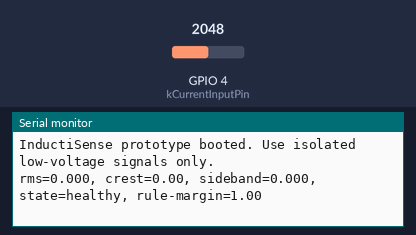
A program run on a simulated ESP32-S3. On the bench: the last lines printed to the serial monitor. The test bench sets the inputs (shaded band); at power-on: GPIO 4 (kCurrentInputPin) = 2048 (analog values on the 0–4095 scale).

Above: at 1.2 s.
1.3 s: GPIO 4 (kCurrentInputPin) set to 2126
At 3.1 s:
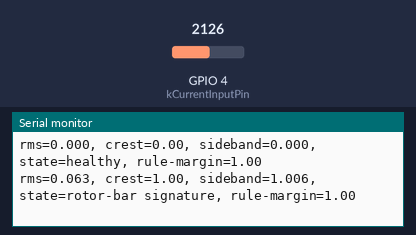
4.3 s: GPIO 4 (kCurrentInputPin) set to 2047
At 5.0 s:
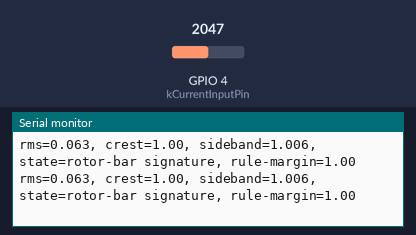

Measured:
- the behaviour switches between 2052 and 2053 on GPIO 4 (kCurrentInputPin) (found by bisection; images 0 and 1)
- after the input at 1.3 s, the serial monitor: prints a new line after 0.95 s (image 1)

The program:

main.cpp
```cpp
#include <Arduino.h>

#include "ConditionModel.h"
#include "SignalFeatures.h"

namespace {
constexpr int kCurrentInputPin = 4;  // AFE output; adjust after PCB/wiring validation.
constexpr int kSamplesPerWindow = 1024;
constexpr float kSampleRateHz = 4096.0F;
constexpr float kLineFrequencyHz = 50.0F;
constexpr float kEstimatedSlip = 0.04F;
float current_window[kSamplesPerWindow];

// Placeholder until the ADS131M02 SPI driver is integrated. This permits
// bench testing with a low-voltage, biased analogue signal only.
float readCurrentSample() {
  const float millivolts = static_cast<float>(analogReadMilliVolts(kCurrentInputPin));
  return (millivolts - 1650.0F) / 1000.0F;
}

void captureWindow() {
  const uint32_t interval_us = static_cast<uint32_t>(1'000'000.0F / kSampleRateHz);
  uint32_t next_sample_us = micros();
  for (int index = 0; index < kSamplesPerWindow; ++index) {
    while (static_cast<int32_t>(micros() - next_sample_us) < 0) {
      // Intentional busy wait: replace with DMA/timer acquisition for field use.
    }
    current_window[index] = readCurrentSample();
    next_sample_us += interval_us;
  }
}
}  // namespace

void setup() {
  Serial.begin(115200);
  analogReadResolution(12);
  Serial.println("InductiSense prototype booted. Use isolated low-voltage signals only.");
}

void loop() {
  captureWindow();
  const auto current = inductisense::extractCurrentFeatures(
      current_window, kSamplesPerWindow, kSampleRateHz, kLineFrequencyHz,
      kEstimatedSlip);

  // Replace with real IMU features once an ICM-42688/ADXL345 driver is connected.
  const inductisense::MechanicalFeatures mechanical{0.18F, 0.10F, 0.05F};
  const auto decision = inductisense::classifyHealth(current.sideband_ratio, mechanical);

  Serial.printf("rms=%.3f, crest=%.2f, sideband=%.3f, state=%s, rule-margin=%.2f\n",
                current.rms, current.crest_factor, current.sideband_ratio,
                inductisense::healthStateName(decision.state), decision.confidence);
  delay(750);
}
```

ConditionModel.h
```cpp
#pragma once

namespace inductisense {

enum class HealthState {
  kHealthy,
  kRotorBarIndicator,
  kMisalignmentIndicator,
  kBearingRoughnessIndicator,
};

struct MechanicalFeatures {
  float vibration_1x;
  float vibration_2x;
  float high_frequency_ratio;
};

struct Decision {
  HealthState state;
  float confidence;  // Rule-margin score in [0, 1], not a calibrated probability.
};

/**
 * Apply transparent screening rules. Alarm states identify a signature to
 * investigate; they are never a final maintenance diagnosis.
 */
Decision classifyHealth(float sideband_ratio,
                        const MechanicalFeatures& mechanical_features);

const char* healthStateName(HealthState state);

}  // namespace inductisense
```

SignalFeatures.h
```cpp
#pragma once

#include <cstddef>

namespace inductisense {

struct CurrentFeatures {
  float rms;
  float crest_factor;
  float third_harmonic_ratio;
  float fifth_harmonic_ratio;
  float sideband_ratio;
};

float calculateRms(const float* samples, std::size_t count);
float calculateCrestFactor(const float* samples, std::size_t count);

/**
 * Estimate the peak amplitude at a target frequency using a Goertzel detector.
 * The result is amplitude (not RMS), provided target_hz aligns closely with an
 * FFT bin over the measurement window.
 */
float goertzelAmplitude(const float* samples, std::size_t count,
                        float sample_rate_hz, float target_hz);

float calculateSidebandRatio(const float* current_samples, std::size_t count,
                             float sample_rate_hz, float line_frequency_hz,
                             float slip);

CurrentFeatures extractCurrentFeatures(const float* current_samples,
                                       std::size_t count,
                                       float sample_rate_hz,
                                       float line_frequency_hz,
                                       float slip);

}  // namespace inductisense
```

ConditionModel.cpp
```cpp
#include "ConditionModel.h"

#include <algorithm>

namespace inductisense {
namespace {
float clamp01(float value) { return std::max(0.0F, std::min(1.0F, value)); }
}

Decision classifyHealth(float sideband_ratio,
                        const MechanicalFeatures& mechanical_features) {
  // Thresholds are initial investigation triggers derived from the project's
  // synthetic benchmark. They must be calibrated against a target motor.
  if (mechanical_features.high_frequency_ratio > 0.28F) {
    return {HealthState::kBearingRoughnessIndicator,
            clamp01((mechanical_features.high_frequency_ratio - 0.28F) / 0.45F)};
  }
  if (sideband_ratio > 0.070F) {
    return {HealthState::kRotorBarIndicator,
            clamp01((sideband_ratio - 0.070F) / 0.12F)};
  }
  const float one_x = std::max(mechanical_features.vibration_1x, 1e-6F);
  const float ratio_2x_to_1x = mechanical_features.vibration_2x / one_x;
  if (ratio_2x_to_1x > 1.25F) {
    return {HealthState::kMisalignmentIndicator,
            clamp01((ratio_2x_to_1x - 1.25F) / 2.0F)};
  }
  return {HealthState::kHealthy, 1.0F - clamp01(sideband_ratio / 0.070F)};
}

const char* healthStateName(HealthState state) {
  switch (state) {
    case HealthState::kHealthy:
      return "healthy";
    case HealthState::kRotorBarIndicator:
      return "rotor-bar signature";
    case HealthState::kMisalignmentIndicator:
      return "misalignment signature";
    case HealthState::kBearingRoughnessIndicator:
      return "bearing-roughness signature";
  }
  return "unknown";
}

}  // namespace inductisense
```

SignalFeatures.cpp
```cpp
#include "SignalFeatures.h"

#include <algorithm>
#include <cmath>

namespace inductisense {
namespace {
constexpr float kPi = 3.14159265358979323846F;
}

float calculateRms(const float* samples, std::size_t count) {
  if (samples == nullptr || count == 0) return 0.0F;
  float energy = 0.0F;
  for (std::size_t index = 0; index < count; ++index) {
    energy += samples[index] * samples[index];
  }
  return std::sqrt(energy / static_cast<float>(count));
}

float calculateCrestFactor(const float* samples, std::size_t count) {
  if (samples == nullptr || count == 0) return 0.0F;
  float peak = 0.0F;
  for (std::size_t index = 0; index < count; ++index) {
    peak = std::max(peak, std::fabs(samples[index]));
  }
  const float rms = calculateRms(samples, count);
  return rms > 1e-9F ? peak / rms : 0.0F;
}

float goertzelAmplitude(const float* samples, std::size_t count,
                        float sample_rate_hz, float target_hz) {
  if (samples == nullptr || count < 2 || sample_rate_hz <= 0.0F ||
      target_hz <= 0.0F || target_hz >= sample_rate_hz * 0.5F) {
    return 0.0F;
  }

  // Remove DC before a narrow-band amplitude estimate.
  float mean = 0.0F;
  for (std::size_t index = 0; index < count; ++index) mean += samples[index];
  mean /= static_cast<float>(count);

  const float omega = 2.0F * kPi * target_hz / sample_rate_hz;
  const float coefficient = 2.0F * std::cos(omega);
  float previous = 0.0F;
  float previous_previous = 0.0F;
  for (std::size_t index = 0; index < count; ++index) {
    const float current = samples[index] - mean + coefficient * previous - previous_previous;
    previous_previous = previous;
    previous = current;
  }
  const float real = previous - previous_previous * std::cos(omega);
  const float imaginary = previous_previous * std::sin(omega);
  return 2.0F * std::sqrt(real * real + imaginary * imaginary) /
         static_cast<float>(count);
}

float calculateSidebandRatio(const float* current_samples, std::size_t count,
                             float sample_rate_hz, float line_frequency_hz,
                             float slip) {
  if (slip <= 0.0F || slip >= 0.5F) return 0.0F;
  const float fundamental = goertzelAmplitude(
      current_samples, count, sample_rate_hz, line_frequency_hz);
  if (fundamental < 1e-9F) return 0.0F;
  const float offset = 2.0F * slip * line_frequency_hz;
  const float lower = goertzelAmplitude(
      current_samples, count, sample_rate_hz, line_frequency_hz - offset);
  const float upper = goertzelAmplitude(
      current_samples, count, sample_rate_hz, line_frequency_hz + offset);
  return 0.5F * (lower + upper) / fundamental;
}

CurrentFeatures extractCurrentFeatures(const float* current_samples,
                                       std::size_t count,
                                       float sample_rate_hz,
                                       float line_frequency_hz,
                                       float slip) {
  const float fundamental = std::max(
      goertzelAmplitude(current_samples, count, sample_rate_hz, line_frequency_hz),
      1e-9F);
  return {
      calculateRms(current_samples, count),
      calculateCrestFactor(current_samples, count),
      goertzelAmplitude(current_samples, count, sample_rate_hz,
                        3.0F * line_frequency_hz) /
          fundamental,
      goertzelAmplitude(current_samples, count, sample_rate_hz,
                        5.0F * line_frequency_hz) /
          fundamental,
      calculateSidebandRatio(current_samples, count, sample_rate_hz,
                             line_frequency_hz, slip),
  };
}

}  // namespace inductisense
```
